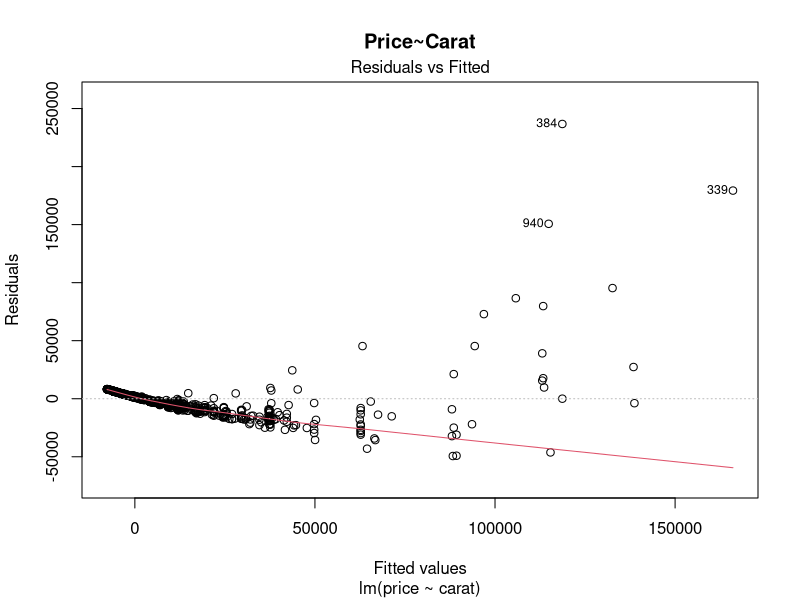
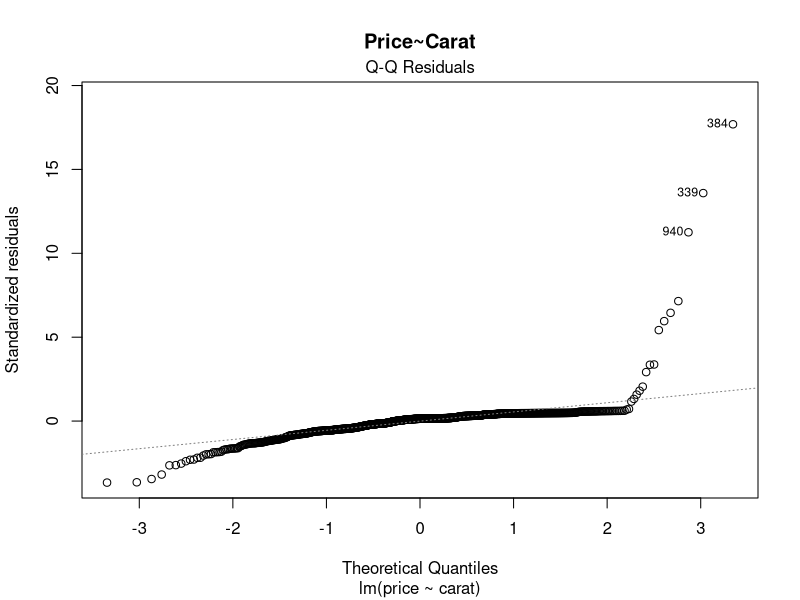
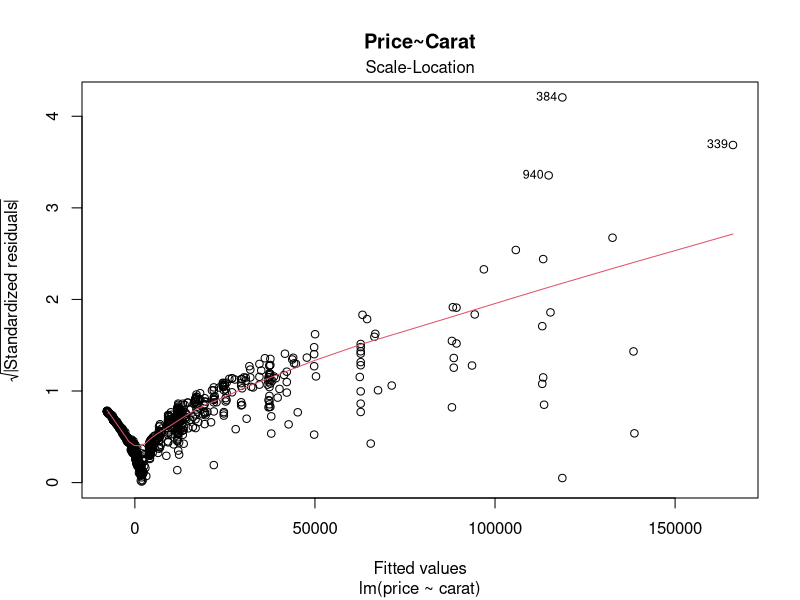
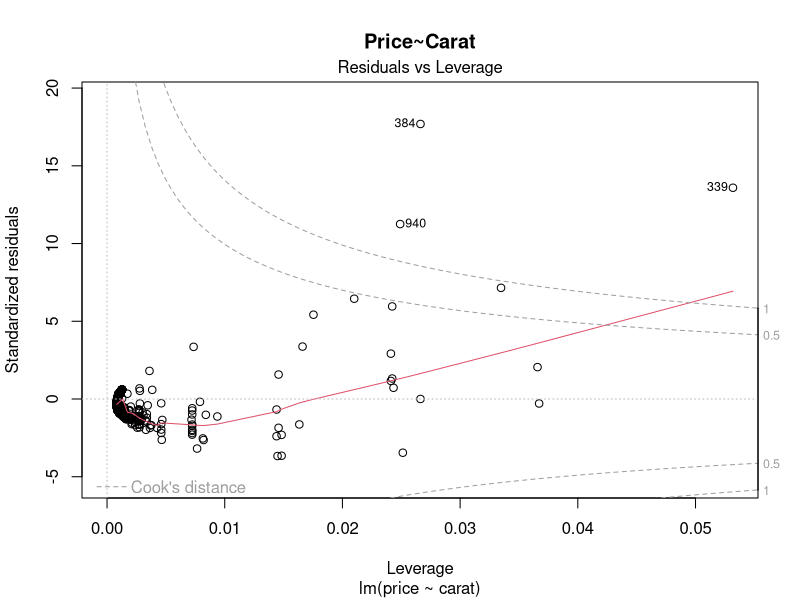
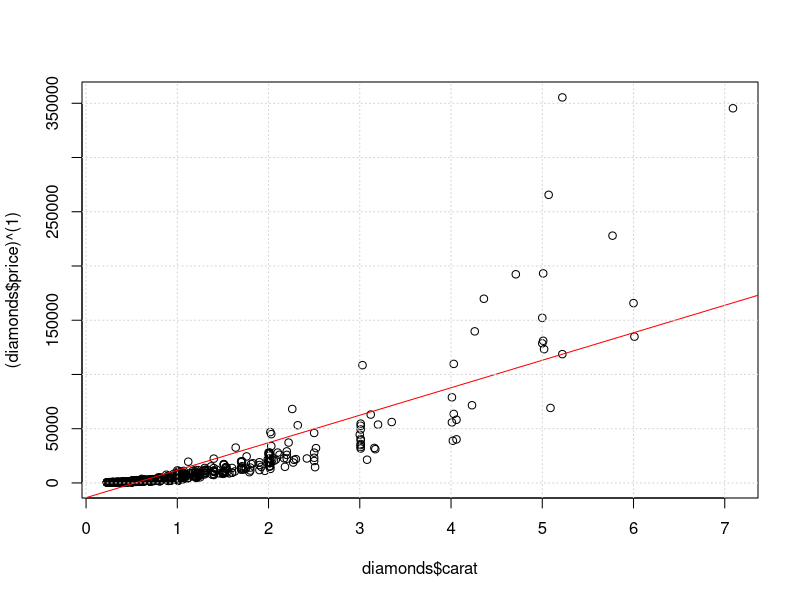
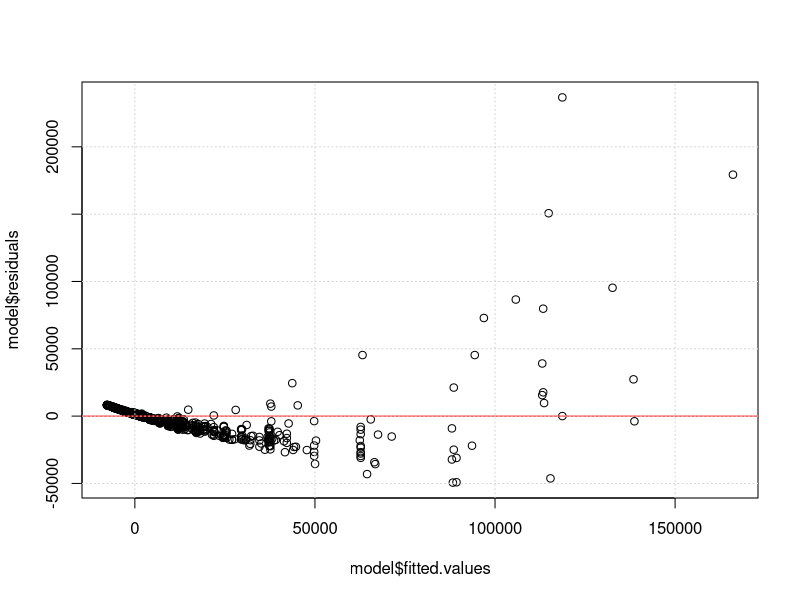
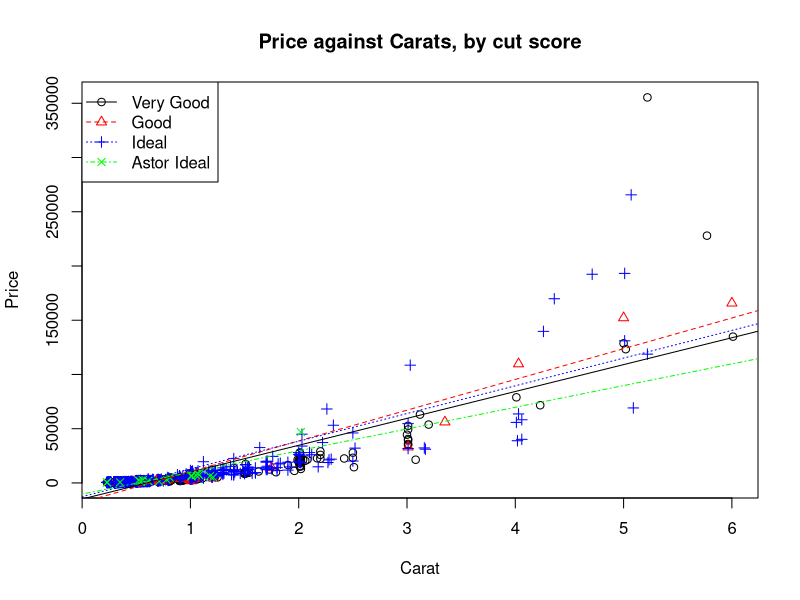
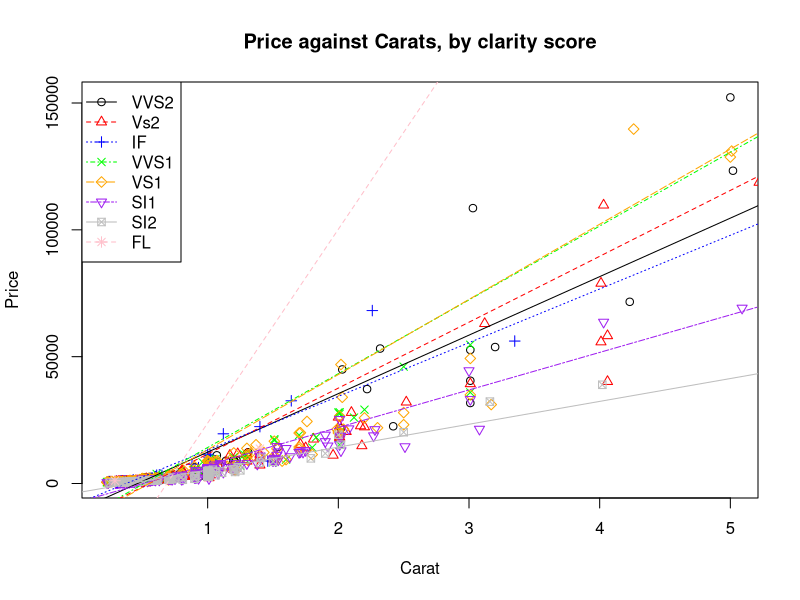

The R source for these figures, in order: (Note: this script raises an error after producing the figures.)
library(MASS) 
library(dplyr)
#EDA for project

diamonds= read.csv("diamonds4.csv")
diamonds = data.frame(diamonds)
head(diamonds)
#5 columns 2 quantitiative 3 categorical

diamonds$clarity = factor(diamonds$clarity)
diamonds$cut= factor(diamonds$cut)
diamonds$color =factor(diamonds$color)

levels(diamonds$clarity)
levels(diamonds$cut)
levels(diamonds$color)

#counts and summary stats of variables
count(diamonds,c(cut))
count(diamonds,c(clarity))
count(diamonds,c(color))

summary(diamonds$price)
summary(diamonds$carat)

#basic view of price vs carat
model = lm(price~carat, data = diamonds)
par(mfrow = c(1,1))
plot(model, main = "Price~Carat")
plot(diamonds$carat, (diamonds$price)^(1))
abline(model, col = 'red')
grid()
plot(model$fitted.values,model$residuals)
abline(h=0, col = 'red')
grid()

#################################### CUT PLOT ###########################################

par(mfrow=c(1,1))

a1=subset(diamonds, cut == "Very Good")
a2=subset(diamonds, cut == "Good")
a3=subset(diamonds, cut == "Ideal")
a4=subset(diamonds, cut== 'Astor Ideal')

reg1<-lm(price~carat,data=a1)
reg2<-lm(price~carat,data=a2)
reg3<-lm(price~carat,data=a3)
reg4<-lm(price~carat,data=a4)

count(diamonds,c(cut))
count(diamonds,c(clarity))
count(diamonds,c(color))
par(mfrow=c(1,1))

plot(a1$carat, a1$price, main="Price against Carats, by cut score", xlab = 'Carat',
     ylab = 'Price')
points(a2$carat, a2$price, pch=2, col='red')
points(a3$carat, a3$price, pch=3, col='blue')
points(a4$carat, a4$price, pch=4, col='green')

abline(reg1,lty=1)
abline(reg2,lty=2, col="red") 
abline(reg3,lty=3, col="blue")
abline(reg4,lty=4, col='green')

legend("topleft", c("Very Good","Good","Ideal", 'Astor Ideal'), lty=c(1,2,3,4), pch=c(1,2,3,4), col=c("black","red","blue", 'green')) 


################################ Clarity Plot ###########################################
unique(diamonds$clarity)

b1=subset(diamonds, clarity == 'VVS2')
b2=subset(diamonds, clarity == 'VS2')
b3=subset(diamonds, clarity == 'IF')
b4=subset(diamonds, clarity == 'VVS1')
b5=subset(diamonds, clarity == 'VS1')
b6=subset(diamonds, clarity == 'SI1')
b7=subset(diamonds, clarity == 'SI2')
b8=subset(diamonds, clarity == 'FL')

reg1<-lm(price~carat,data=b1)
reg2<-lm(price~carat,data=b2)
reg3<-lm(price~carat,data=b3)
reg4<-lm(price~carat,data=b4)
reg5<-lm(price~carat,data=b5)
reg6<-lm(price~carat,data=b6)
reg7<-lm(price~carat,data=b7)
reg8<-lm(price~carat,data=b8)

plot(b1$carat, b1$price, main="Price against Carats, by clarity score", xlab = 'Carat',
     ylab = 'Price')
points(b2$carat, b2$price, pch=2, col='red')
points(b3$carat, b3$price, pch=3, col='blue')
points(b4$carat, b4$price, pch=4, col='green')
points(b5$carat, b5$price, pch=5, col='orange')
points(b6$carat, b6$price, pch=6, col='purple')
points(b7$carat, b7$price, pch=7, col='gray')
points(b8$carat, b8$price, pch=8, col='pink')

abline(reg1,lty=1)
abline(reg2,lty=2, col="red") 
abline(reg3,lty=3, col="blue")
abline(reg4,lty=4, col='green')
abline(reg5,lty=5, col="orange") 
abline(reg6,lty=6, col="purple")
abline(reg7,lty=7, col='gray')
abline(reg8,lty=8, col="pink") 

legend("topleft", 
       c("VVS2","Vs2","IF", 'VVS1','VS1','SI1','SI2','FL'),
       lty=c(1,2,3,4,5,6,7,8),
       pch=c(1,2,3,4,5,6,7,8), 
       col=c("black","red","blue", 'green', 'orange', 'purple', 'gray','pink')) 


############################## color plot ##############################################
unique(diamonds$color)

c1=subset(diamonds, color == 'G')
c2=subset(diamonds, color == 'H')
c3=subset(diamonds, color == 'F')
c4=subset(diamonds, color == 'J')
c5=subset(diamonds, color == 'E')
c6=subset(diamonds, color == 'D')
c7=subset(diamonds, color == 'I')

reg1<-lm(price~carat,data=c1)
reg2<-lm(price~carat,data=c2)
reg3<-lm(price~carat,data=c3)
reg4<-lm(price~carat,data=c4)
reg5<-lm(price~carat,data=c5)
reg6<-lm(price~carat,data=c6)
reg7<-lm(price~carat,data=c7)

plot(c1$carat, c1$price, main="Price against Carats, by color", xlab = 'Carat',
     ylab = 'Price')
points(c2$carat, c2$price, pch=2, col='red')
points(c3$carat, c3$price, pch=3, col='blue')
points(c4$carat, c4$price, pch=4, col='green')
points(c5$carat, c5$price, pch=5, col='orange')
points(c6$carat, c6$price, pch=6, col='purple')
points(c7$carat, c7$price, pch=7, col='gray')

abline(reg1,lty=1)
abline(reg2,lty=2, col="red") 
abline(reg3,lty=3, col="blue")
abline(reg4,lty=4, col='green')
abline(reg5,lty=5, col="orange") 
abline(reg6,lty=6, col="purple")
abline(reg7,lty=7, col='gray')

legend("topleft", 
       c("G","H","F", 'J','E','D','I'),
       lty=c(1,2,3,4,5,6,7),
       pch=c(1,2,3,4,5,6,7), 
       col=c("black","red","blue", 'green', 'orange', 'purple', 'gray')) 

#box cox is close to 0 so we will use a log transformation for ease of interpretation
par(mfrow = c(1,1))
boxcox(model, seq(-.1,.4, by=.1), main = "Box-Cox Plot of Price~Carat") 

#out put is still not solving the constant variance so we add a transformation to the predictor
model2 = lm(log(price)~carat, data =diamonds)
boxcox(model2, seq(-5,5, by =1))
par(mfrow = c(2,2))
plot(model2, main = 'log(price)~carat')

#output now looks like it will pass linear regresion assumptions, we will check ACF and boxcox after adding categoricals
model3 = lm(log(price)~log(carat+.1), data=diamonds)
par(mfrow=c(2,2))                                                              
plot(model3, main = 'log(price)~log(carat + 0.1)')




############################## Quantitatives have now been transformed #################################3
diamonds$price = log(diamonds$price)
diamonds$carat = log(diamonds$carat +0.1)


################################Used these to decide groupings to follow#################################3

########################color plot transformed quantitatives ############################################
par(mfrow=c(1,1))
c1=subset(diamonds, color == 'G')
c2=subset(diamonds, color == 'H')
c3=subset(diamonds, color == 'F')
c4=subset(diamonds, color == 'J')
c5=subset(diamonds, color == 'E')
c6=subset(diamonds, color == 'D')
c7=subset(diamonds, color == 'I')

reg1<-lm(price~carat,data=c1)
reg2<-lm(price~carat,data=c2)
reg3<-lm(price~carat,data=c3)
reg4<-lm(price~carat,data=c4)
reg5<-lm(price~carat,data=c5)
reg6<-lm(price~carat,data=c6)
reg7<-lm(price~carat,data=c7)

plot(c1$carat, c1$price, main="Transformed Price against Carats, by color",xlab = 'log(carat+0.2)',
     ylab = 'log(Price)')
points(c2$carat, c2$price, pch=2, col='red')
points(c3$carat, c3$price, pch=3, col='blue')
points(c4$carat, c4$price, pch=4, col='green')
points(c5$carat, c5$price, pch=5, col='orange')
points(c6$carat, c6$price, pch=6, col='purple')
points(c7$carat, c7$price, pch=7, col='gray')

abline(reg1,lty=1)
abline(reg2,lty=2, col="red") 
abline(reg3,lty=3, col="blue")
abline(reg4,lty=4, col='green')
abline(reg5,lty=5, col="orange") 
abline(reg6,lty=6, col="purple")
abline(reg7,lty=7, col='gray')

legend("topleft", 
       c("G","H","F", 'J','E','D','I'),
       lty=c(1,2,3,4,5,6,7),
       pch=c(1,2,3,4,5,6,7), 
       col=c("black","red","blue", 'green', 'orange', 'purple', 'gray')) 
################################### We used this plot to determine color groupings further down ###################33

###################################cut plot after transformation##########################################
par(mfrow=c(1,1))

a1=subset(diamonds, cut == "Very Good")
a2=subset(diamonds, cut == "Good")
a3=subset(diamonds, cut == "Ideal")
a4=subset(diamonds, cut== 'Astor Ideal')

reg1<-lm(price~carat,data=a1)
reg2<-lm(price~carat,data=a2)
reg3<-lm(price~carat,data=a3)
reg4<-lm(price~carat,data=a4)

count(diamonds,c(cut))
count(diamonds,c(clarity))
count(diamonds,c(color))
par(mfrow=c(1,1))

plot(a1$carat, a1$price, main="Price against Carats, by cut score")
points(a2$carat, a2$price, pch=2, col='red')
points(a3$carat, a3$price, pch=3, col='blue')
points(a4$carat, a4$price, pch=4, col='green')

abline(reg1,lty=1)
abline(reg2,lty=2, col="red") 
abline(reg3,lty=3, col="blue")
abline(reg4,lty=4, col='green')

legend("topleft", c("Very Good","Good","Ideal", 'Astor Ideal'), lty=c(1,2,3,4), pch=c(1,2,3,4), col=c("black","red","blue", 'green')) 

#we used this plot to make the cut groupings further down in the code

################################### clarity plot post transformation #######################################3
b1=subset(diamonds, clarity == 'VVS2')
b2=subset(diamonds, clarity == 'VS2')
b3=subset(diamonds, clarity == 'IF')
b4=subset(diamonds, clarity == 'VVS1')
b5=subset(diamonds, clarity == 'VS1')
b6=subset(diamonds, clarity == 'SI1')
b7=subset(diamonds, clarity == 'SI2')
b8=subset(diamonds, clarity == 'FL')

reg1<-lm(price~carat,data=b1)
reg2<-lm(price~carat,data=b2)
reg3<-lm(price~carat,data=b3)
reg4<-lm(price~carat,data=b4)
reg5<-lm(price~carat,data=b5)
reg6<-lm(price~carat,data=b6)
reg7<-lm(price~carat,data=b7)
reg8<-lm(price~carat,data=b8)

plot(b1$carat, b1$price, main="Price against Carats, by clarity score")
points(b2$carat, b2$price, pch=2, col='red')
points(b3$carat, b3$price, pch=3, col='blue')
points(b4$carat, b4$price, pch=4, col='green')
points(b5$carat, b5$price, pch=5, col='orange')
points(b6$carat, b6$price, pch=6, col='purple')
points(b7$carat, b7$price, pch=7, col='gray')
points(b8$carat, b8$price, pch=8, col='pink')

abline(reg1,lty=1)
abline(reg2,lty=2, col="red") 
abline(reg3,lty=3, col="blue")
abline(reg4,lty=4, col='green')
abline(reg5,lty=5, col="orange") 
abline(reg6,lty=6, col="purple")
abline(reg7,lty=7, col='gray')
abline(reg8,lty=8, col="pink") 

legend("topleft", 
       c("VVS2","Vs2","IF", 'VVS1','VS1','SI1','SI2','FL'),
       lty=c(1,2,3,4,5,6,7,8),
       pch=c(1,2,3,4,5,6,7,8), 
       col=c("black","red","blue", 'green', 'orange', 'purple', 'gray','pink')) 

############################we used this plot to relevel the levels of clarity below ########################3

################################ Setting new levels for categoricals ##########################################
levels(diamonds$color) <- list("colorgroup1" = c("D"),
                               "colorgroup2"   = c("E","F","G","H"),
                               "colorgroup3"   = c("I","J"))

diamonds$color = relevel(diamonds$color, ref = "colorgroup3")
contrasts(diamonds$color)

levels(diamonds$cut) <- list("cutgroup1" = c("Astor Ideal"),
                             "cutgroup2"   = c("Ideal"),
                             "cutgroup3"   = c("Good","Very Good"))

diamonds$cut = relevel(diamonds$cut, ref = "cutgroup3")
contrasts(diamonds$cut)

levels(diamonds$clarity) <- list("claritygroup1" = c("FL","IF"),
                                 "claritygroup2"   = c("VS1","VVS1","VS2","VVS2"),
                                 "claritygroup3"   = c("SI1","SI2"))

diamonds$clarity = relevel(diamonds$clarity, ref = "claritygroup3")

############################## Creating the grouped plots ################################


par(mfrow=c(1,1))
cg1=subset(diamonds, color == 'colorgroup1')
cg2=subset(diamonds, color == 'colorgroup2')
cg3=subset(diamonds, color == 'colorgroup3')
reg1c<-lm(price~carat,data=cg1)
reg2c<-lm(price~carat,data=cg2)
reg3c<-lm(price~carat,data=cg3)
plot(cg1$carat, cg1$price, main="Price against Carats, by color", xlab = 'log(carat+0.1)', ylab='log(price)')
points(cg2$carat, cg2$price, pch=2, col='red')
points(cg3$carat, cg3$price, pch=3, col='blue')
abline(reg1c,lty=1)
abline(reg2c,lty=2, col="red")
abline(reg3c,lty=3, col="blue")

legend("topleft", c("Color Group 1","Color Group 2","Color Group 3"), lty=c(1,2,3), pch=c(1,2,3), col=c("black","red","blue"))

par(mfrow=c(1,1))
cg1=subset(diamonds, clarity == 'claritygroup1')
cg2=subset(diamonds, clarity == 'claritygroup2')
cg3=subset(diamonds, clarity == 'claritygroup3')
reg1c<-lm(price~carat,data=cg1)
reg2c<-lm(price~carat,data=cg2)
reg3c<-lm(price~carat,data=cg3)
plot(cg1$carat, cg1$price, main="Price against Carats, by clarity", xlab = 'log(carat+0.1)', ylab='log(price)')
points(cg2$carat, cg2$price, pch=2, col='red')
points(cg3$carat, cg3$price, pch=3, col='blue')
abline(reg1c,lty=1)
abline(reg2c,lty=2, col="red")
abline(reg3c,lty=3, col="blue")

legend("topleft", c("Clarity Group 1","Clarity Group 2","Clarity Group 3"), lty=c(1,2,3), pch=c(1,2,3), col=c("black","red","blue"))

par(mfrow=c(1,1))
cg1=subset(diamonds, cut == 'cutgroup1')
cg2=subset(diamonds, cut == 'cutgroup2')
cg3=subset(diamonds, cut == 'cutgroup3')
reg1c<-lm(price~carat,data=cg1)
reg2c<-lm(price~carat,data=cg2)
reg3c<-lm(price~carat,data=cg3)
plot(cg1$carat, cg1$price, main="Price against Carats, by clarity", xlab = 'log(carat+0.1)', ylab='log(price)')
points(cg2$carat, cg2$price, pch=2, col='red')
points(cg3$carat, cg3$price, pch=3, col='blue')
abline(reg1c,lty=1)
abline(reg2c,lty=2, col="red")
abline(reg3c,lty=3, col="blue")
legend("topleft", c("Cut Group 1","Cut Group 2","Cut Group 3"), lty=c(1,2,3), pch=c(1,2,3), col=c("black","red","blue"))


###### Model Selection Time #########

#model with just price only predicted by carat
small=lm(price~carat, data=diamonds)
summary(small)

#model with all categoricals 
full_no_int = lm(price~., data = diamonds)
summary(full_no_int)

#Forward selection first
step(small, scope=list(lower=small, upper=full_no_int), direction="forward")


#Backward selection
step(full_no_int, scope=list(lower=small, upper=full_no_int), direction="backward")

#Both ways consider having all 3 variables based on aic however clarity is most important followed by color by cut in that order
#based on lowest aics 

model_select = lm(price~carat + clarity+color+cut, data = diamonds)
summary(model_select)

full_int = lm(price~carat*.,data = diamonds) #model with all interactions
summary(full_int) #some not very siginifcant interactions here

anova(model_select, full_int) #### F test suggest keeping the interactions, however with the parallel nature we decided to remove them


##################### Since our previous plots show similar slopes we decided to ignore interactions #################
summary(model_select)
par(mfrow=c(2,2))
plot(model_select, main = "Selected Model")
par(mfrow=c(1,2))
acf(model_select$residuals, main ='Selected Model ACF Plot')   ### potentially go with this for the lags further from significant
boxcox(model_select)

pairwise_col<-glht(full_no_int, linfct = mcp(color="Tukey"))
pairwise_cut<-glht(full_no_int, linfct = mcp(cut="Tukey"))
pairwise_clar<-glht(full_no_int, linfct = mcp(clarity="Tukey"))


summary(pairwise_clar)
summary(pairwise_col)
summary(pairwise_cut)

